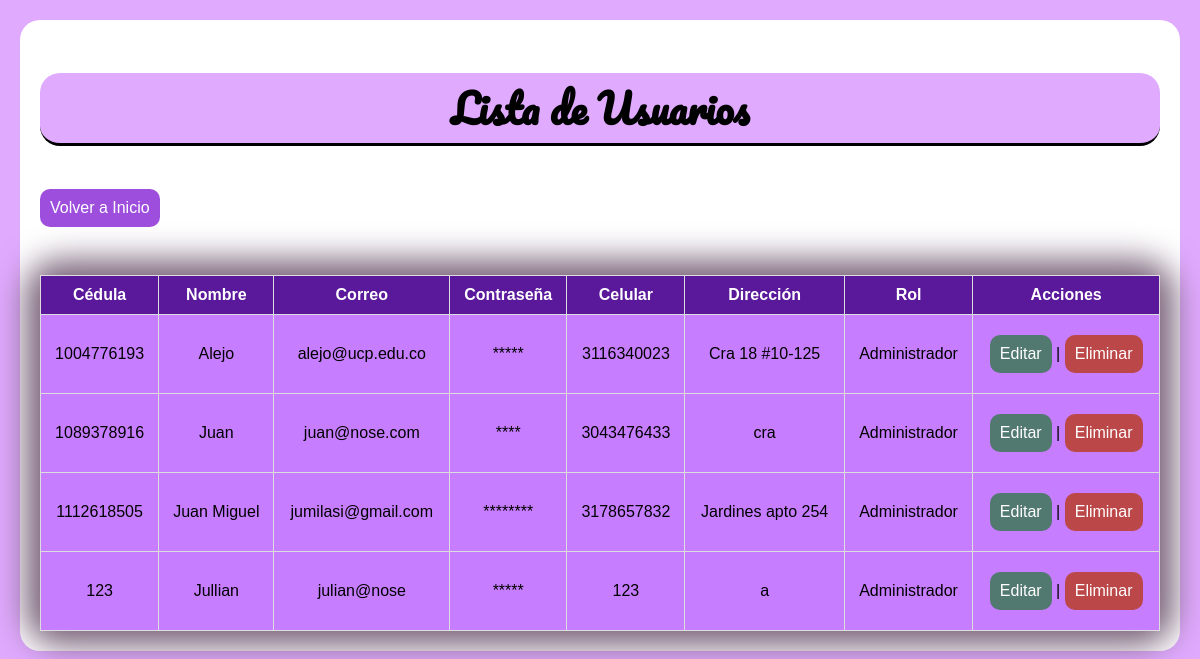
/PHP/usuarios.php, run on the app's committed database.
### tables this page shows
CREATE TABLE `usuario` (
  `cedula` varchar(20) NOT NULL,
  `nombre` varchar(100) NOT NULL,
  `correo` varchar(50) NOT NULL,
  `contraseña` varchar(8) NOT NULL,
  `celular` varchar(10) DEFAULT NULL,
  `direccion` text DEFAULT NULL,
  `rol` varchar(15) NOT NULL
);

### PHP/usuarios.php (the view, shortened to what this page needs)
<!DOCTYPE html>
<html lang="es">
<head>
    <link rel="stylesheet" type="text/css" href="../css/usua.css">
</head>
<body>
    <h2>Lista de Usuarios</h2>
    <a id="volver" href="../index.php">Volver a Inicio</a>
    <br><br>
    <?php
    include 'conexion.php';
    $sql = "SELECT * FROM usuario";
    $result = $conn->query($sql);
    if ($result->num_rows > 0) {
        echo "<table border='1'>";
        echo "<tr><th>Cédula</th><th>Nombre</th><th>Correo</th><th>Contraseña</th><th>Celular</th><th>Dirección</th><th>Rol</th><th>Acciones</th></tr>";
        while ($row = $result->fetch_assoc()) {
            echo "<tr>";
            echo "<td>" . $row['cedula'] . "</td>";
            echo "<td>" . $row['nombre'] . "</td>";
            echo "<td>" . $row['correo'] . "</td>";
            echo "<td>" . str_repeat('*', strlen($row['contraseña'])) . "</td>";
            echo "<td>" . $row['celular'] . "</td>";
            echo "<td>" . $row['direccion'] . "</td>";
            echo "<td>" . $row['rol'] . "</td>";
            echo "<td>
                    <a id='bt' class='acep' href='funcionesUsuario/formularioUsuarios.php?id=" . $row['cedula'] . "' onclick='alert(\"Vas a editar el usuario con cédula " . $row['cedula'] . "\")'>Editar</a> |
                    <a id='bt' class='del' href='funcionesUsuario/eliminar_usuario.php?id=" . $row['cedula'] . "' onclick='return confirm(\"¿Estás seguro?\") && alert(\"Eliminando usuario con cédula " . $row['cedula'] . "\")'>Eliminar</a>
                  </td>";
            echo "</tr>";
        }
        echo "</table>";
    } else {
        echo "No hay Usuarios disponibles.";
    }
    ?>
</body>
</html>

### Css/usua.css (style rules this page uses)
:root { --base1: #10002b; --base2: #240046; --base3: #3c096c; --base4: #5a189a; --base5: #7b2cbf; --base6: #9d4edd; --base7: #c77dff; --base8: #e0aaff; --blanco: #ffffff; --verde: #52796f; --rojo: #bc4749; --azul: #a9def9; }
* { background-color: var(--base8); }
body { font-family: Arial, sans-serif; background-color: var(--blanco); border-radius: 20px; margin: 20px; padding: 20px; }
body > h2 { font-family: "Pacifico", cursive; }
h2 { text-align: center; color: #000000; font-family: "Pacifico", cursive; font-size: 40px; border-bottom: 3px solid black; border-radius: 20px; }
a { text-decoration: none; color: #0066cc; margin: 10px 0; display: inline-block; }
table { width: 100%; border-collapse: collapse; margin-top: 20px; border-radius: 20px; -webkit-box-shadow: 0px 0px 32px 15px rgba(120, 97, 120, 1); -moz-box-shadow: 0px 0px 32px 15px rgba(120, 97, 120, 1); box-shadow: 0px 0px 32px 15px rgba(120, 97, 120, 1); }
table, th, td { border: 1px solid #ddd; }
th, td { padding: 10px; text-align: left; }
th { background-color: #f2f2f2; color: #333; }
tr:nth-child(even) { background-color: #f9f9f9; }
th { background-color: #5a189a; }
th, td a { color: #ffffff; text-align: center; }
td { background-color: var(--base7); }
#volver { background-color: var(--base6); border: none; border-radius: 10px; color: white; padding: 10px; text-decoration: none; }
#bt { border: none; border-radius: 10px; color: white; padding: 10px; text-decoration: none; }
.acep { background-color: var(--verde); }
.del { background-color: var(--rojo); }
td { align-items: center; text-align: center; }

### data on the page
usuario: cedula "1004776193", nombre "Alejo", correo "alejo@ucp.edu.co", contraseña "*****", celular "3116340023", direccion "Cra 18 #10-125", rol "Administrador"
usuario: cedula "1089378916", nombre "Juan", correo "juan@nose.com", contraseña "****", celular "3043476433", direccion "cra", rol "Administrador"
usuario: cedula "1112618505", nombre "Juan Miguel", correo "jumilasi@gmail.com", contraseña "********", celular "3178657832", direccion "Jardines apto 254", rol "Administrador"
usuario: cedula "123", nombre "Jullian", correo "julian@nose", contraseña "*****", celular "123", direccion "a", rol "Administrador"
